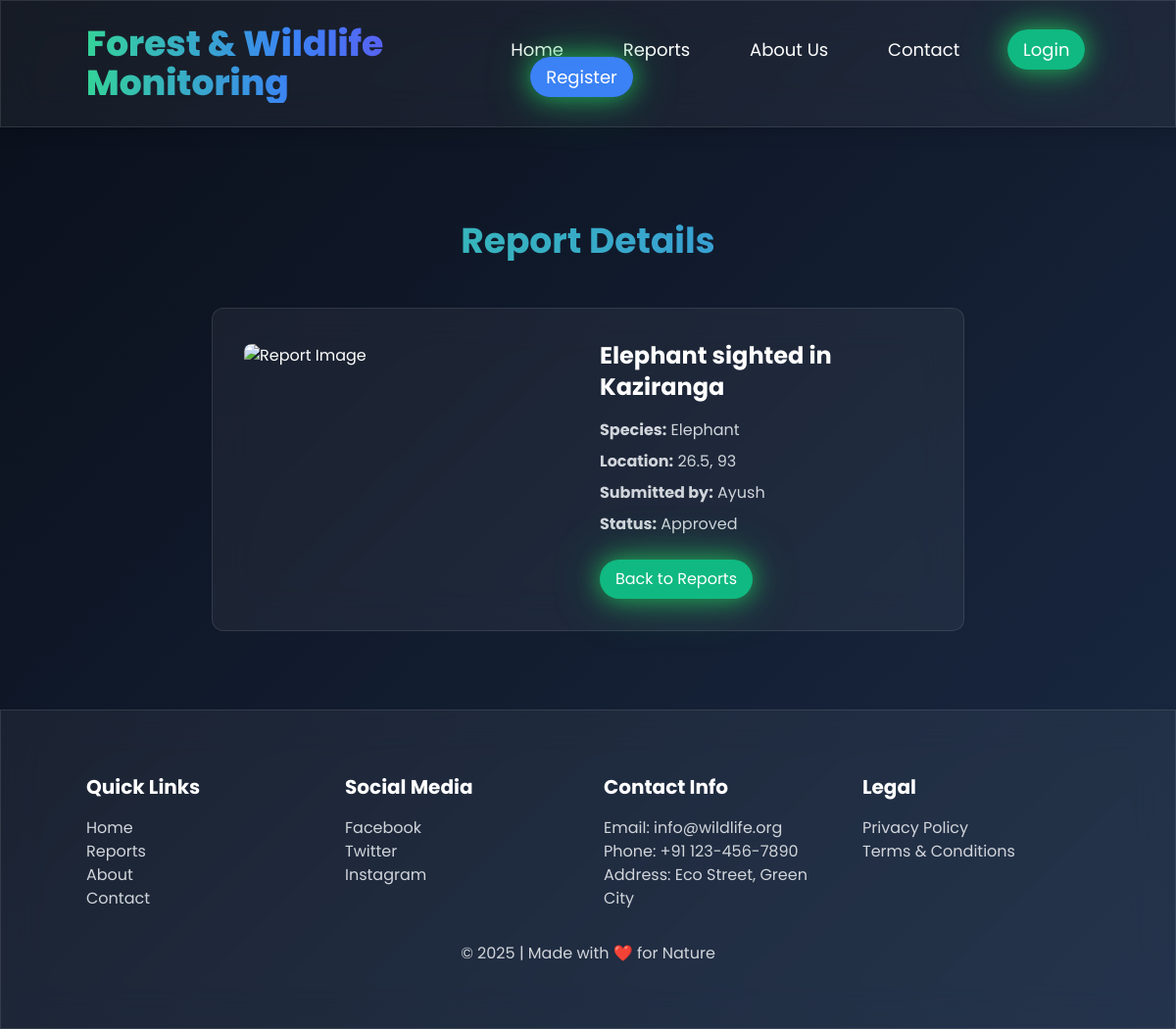
Screenshot of /report-details.php?id=6 with the database file from the repository.
### tables this page shows
CREATE TABLE `reports` (
  `id` int(11) NOT NULL,
  `user_id` int(11) DEFAULT NULL,
  `photo` varchar(255) DEFAULT NULL,
  `description` text DEFAULT NULL,
  `location_lat` double DEFAULT NULL,
  `location_lng` double DEFAULT NULL,
  `species` varchar(50) DEFAULT NULL,
  `status` enum('pending','approved','disapproved') DEFAULT 'pending',
  `conservation_status` enum('Endangered','Safe') DEFAULT 'Safe'
);

CREATE TABLE `users` (
  `id` int(11) NOT NULL,
  `username` varchar(50) NOT NULL,
  `password` varchar(255) NOT NULL,
  `role` enum('user','admin') DEFAULT 'user'
);

### report-details.php (the view, shortened to what this page needs)
<?php
$conn = new mysqli("localhost", "root", "", "wildlife_db");
$report_id = (int)$_GET['id'];
$sql = "SELECT r.*, u.username FROM reports r LEFT JOIN users u ON r.user_id = u.id WHERE r.id = ? AND r.status = 'approved'";
$stmt = $conn->prepare($sql);
$stmt->bind_param("i", $report_id);
$stmt->execute();
$report = $stmt->get_result()->fetch_assoc();
$logged_in = isset($_SESSION['user_id']);
$username = '';
?>
<!DOCTYPE html>
<html lang="en">
<head>
    <link href="https://cdn.jsdelivr.net/npm/tailwindcss@2.2.19/dist/tailwind.min.css" rel="stylesheet">
    <link rel="stylesheet" href="https://cdnjs.cloudflare.com/ajax/libs/animate.css/4.1.1/animate.min.css"/>
</head>
<body class="text-white relative min-h-screen">
    <nav class="relative z-20 glass p-4 md:p-6 shadow-lg fixed w-full top-0">
        <div class="container mx-auto flex flex-col md:flex-row justify-between items-center">
            <h1 class="text-3xl md:text-4xl font-extrabold bg-gradient-to-r from-green-400 via-blue-500 to-purple-600 bg-clip-text text-transparent">Forest & Wildlife Monitoring</h1>
            <div class="mt-4 md:mt-0 space-x-4 md:space-x-8 text-base md:text-lg">
                <a href="index.php" class="neon-hover px-3 py-1 rounded-full hover:bg-green-500/20 transition">Home</a>
                <a href="reports.php" class="neon-hover px-3 py-1 rounded-full hover:bg-green-500/20 transition">Reports</a>
                <a href="about.php" class="neon-hover px-3 py-1 rounded-full hover:bg-green-500/20 transition">About Us</a>
                <a href="contact.php" class="neon-hover px-3 py-1 rounded-full hover:bg-green-500/20 transition">Contact</a>
                <?php if ($logged_in): ?>
                    <span class="px-4 py-2 text-green-400"><?php echo $username; ?></span>
                    <a href="logout.php" class="bg-red-500 px-4 py-2 rounded-full neon-glow nav-btn">Logout</a>
                <?php else: ?>
                    <a href="login.php" class="bg-green-500 px-4 py-2 rounded-full neon-glow nav-btn">Login</a>
                    <a href="register.php" class="bg-blue-500 px-4 py-2 rounded-full neon-glow nav-btn">Register</a>
                <?php endif; ?>
            </div>
        </div>
    </nav>
    <section class="relative z-20 container mx-auto py-20 pt-24 scroll-section">
        <h2 class="text-4xl font-bold text-center bg-gradient-to-r from-green-400 to-blue-500 bg-clip-text text-transparent mb-12">Report Details</h2>
        <div class="glass p-8 rounded-xl neon-hover mx-auto max-w-3xl">
            <div class="flex flex-col md:flex-row items-center space-y-6 md:space-y-0 md:space-x-6">
                <img src="uploads/<?php echo htmlspecialchars($report['photo']); ?>" alt="Report Image" class="w-full md:w-1/2 h-64 object-cover rounded-lg" onerror="this.src='uploads/placeholder.jpg';">
                <div class="w-full md:w-1/2">
                    <h3 class="text-2xl font-bold mb-4"><?php echo htmlspecialchars($report['description']); ?></h3>
                    <p class="text-gray-300 mb-2"><strong>Species:</strong> <?php echo htmlspecialchars($report['species']); ?></p>
                    <p class="text-gray-300 mb-2"><strong>Location:</strong> <?php echo $report['location_lat'] . ", " . $report['location_lng']; ?></p>
                    <p class="text-gray-300 mb-2"><strong>Submitted by:</strong> <?php echo htmlspecialchars($report['username'] ?? 'Anonymous'); ?></p>
                    <p class="text-gray-300 mb-2"><strong>Status:</strong> <?php echo ucfirst($report['status']); ?></p>
                    <a href="reports.php" class="bg-green-500 px-4 py-2 rounded-full text-white neon-glow mt-4 inline-block">Back to Reports</a>
                </div>
            </div>
        </div>
    </section>
    <footer class="relative z-20 glass py-16">
        <div class="container mx-auto grid grid-cols-1 md:grid-cols-4 gap-8 text-center md:text-left">
            <div>
                <h3 class="text-xl font-bold mb-4">Quick Links</h3>
                <a href="index.php" class="block text-gray-300 hover:text-green-400">Home</a>
                <a href="reports.php" class="block text-gray-300 hover:text-green-400">Reports</a>
                <a href="about.php" class="block text-gray-300 hover:text-green-400">About</a>
                <a href="contact.php" class="block text-gray-300 hover:text-green-400">Contact</a>
            </div>
            <div>
                <h3 class="text-xl font-bold mb-4">Social Media</h3>
                <a href="#" class="block text-gray-300 hover:text-green-400">Facebook</a>
                <a href="#" class="block text-gray-300 hover:text-green-400">Twitter</a>
                <a href="#" class="block text-gray-300 hover:text-green-400">Instagram</a>
            </div>
            <div>
                <h3 class="text-xl font-bold mb-4">Contact Info</h3>
                <p class="text-gray-300">Email: info@wildlife.org</p>
                <p class="text-gray-300">Phone: +91 123-456-7890</p>
                <p class="text-gray-300">Address: Eco Street, Green City</p>
            </div>
            <div>
                <h3 class="text-xl font-bold mb-4">Legal</h3>
                <a href="#" class="block text-gray-300 hover:text-green-400">Privacy Policy</a>
                <a href="#" class="block text-gray-300 hover:text-green-400">Terms & Conditions</a>
            </div>
        </div>
        <p class="text-center text-gray-300 mt-8">© 2025 | Made with ❤️ for Nature</p>
    </footer>
</body>
</html>

### report-details.php (style rules this page uses)
body { background: linear-gradient(135deg, #0a0f1a 0%, #1a2a44 100%); font-family: 'Poppins', sans-serif; overflow-x: hidden; }
.glass { background: rgba(255, 255, 255, 0.05); backdrop-filter: blur(20px); border: 1px solid rgba(255, 255, 255, 0.1); }
.neon-glow { box-shadow: 0 0 25px rgba(34, 197, 94, 0.8), 0 0 50px rgba(34, 197, 94, 0.4); }
.nav-btn { transition: transform 0.3s ease, box-shadow 0.3s ease; }
.scroll-section { opacity: 0; transform: translateY(60px); transition: opacity 0.8s ease, transform 0.8s ease; }
.scroll-section.visible { opacity: 1; transform: translateY(0); }

### rows the page displays
reports: description "Elephant sighted in Kaziranga", species "Elephant", location_lat "26.5", location_lng "93", user.username "Ayush", status "Approved"
